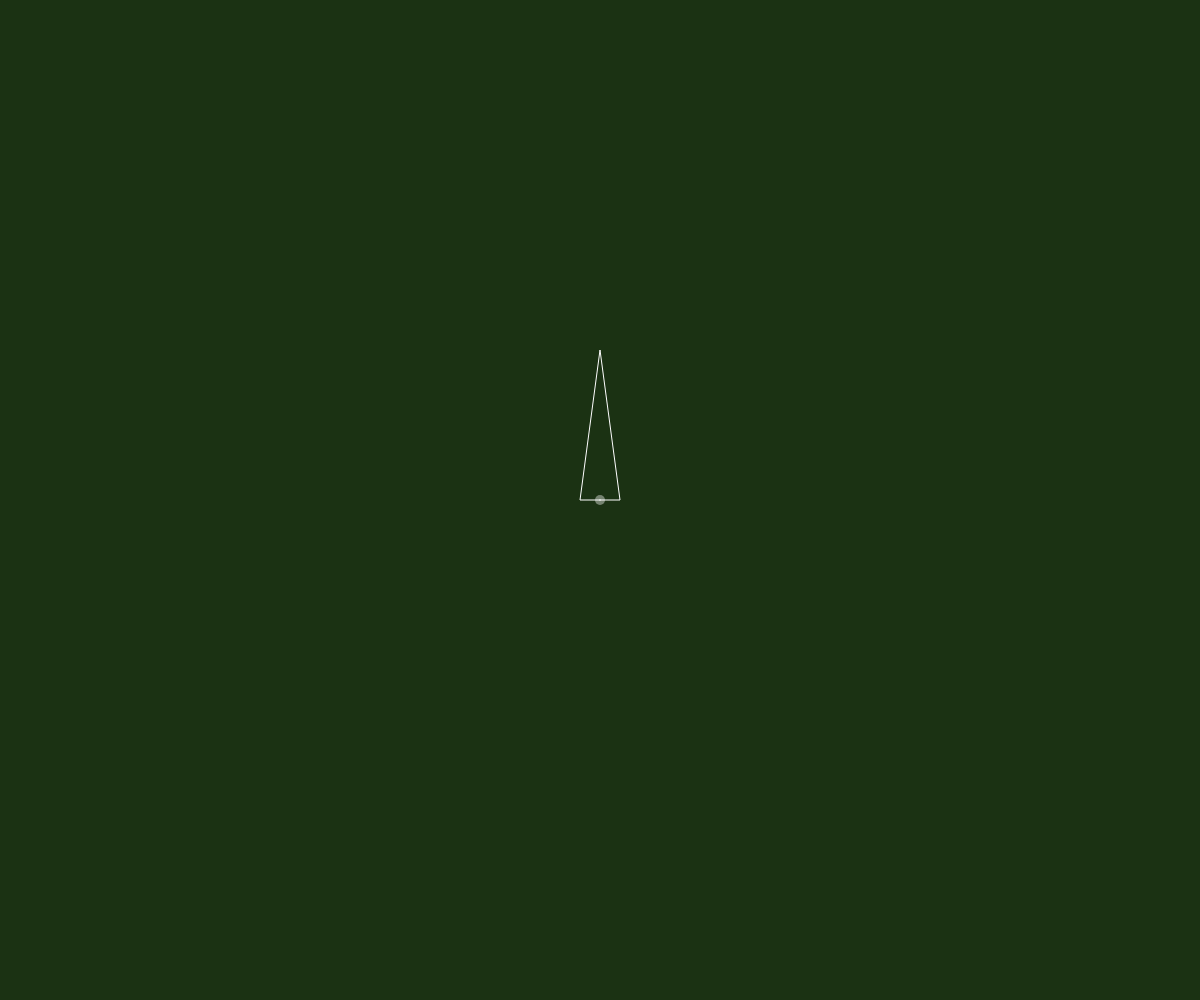
Frame 1 (no input)
Frame 60 (no input): identical to frame 1, image omitted
Frame 120 (the mouse pressed at the canvas centre since frame 60): identical to frame 1, image omitted

The p5.js sketch that drew this single still picture (run headless with seeded random() and noise() and a simulated clock; from frame 60 on, the mouse is pressed at the canvas centre):

// p5.js sketch
// ── sketch.js
// Changes window size
function windowResized() {
  setup();
}

function setup() {
  createCanvas(windowWidth, windowHeight);
  leaf = new Leaf();
}

function draw() {
  background(color('rgb(27, 50, 19)'));

  strokeWeight(1);
  stroke(255);
  noFill();
  leaf.show(width/2, height/2);
}

// ── leaf.js
class Leaf {
  constructor() {
    this.w = 40;
    this.l = 150;
    this.pleft = createVector(-this.w / 2, 0);
    this.pright = createVector(this.w / 2, 0);
    this.ptip = createVector(0, -this.l);
  }

  // Draws leaf object
  show(x, y) {
    push();
    translate(x, y);
    this.showGuides();

    beginShape();
    vertex(0, 0);
    vertex(this.pleft.x, this.pleft.y);
    vertex(this.ptip.x, this.ptip.y);
    vertex(this.pright.x, this.pright.y);
    endShape(CLOSE);

    pop();
  }

  // Draws leaf guidelines for troubleshooting
  showGuides() {
    push();
    strokeWeight(10);
    stroke(color('hsla(0, 0%, 100%, 0.4)'));
    point(0, 0);
    pop();
  }
}
